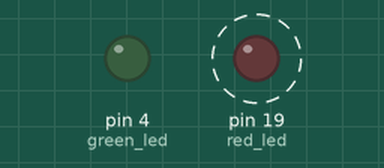
Bench run of a sketch on a simulated Arduino Uno, built with avr-gcc and run on an emulated ATmega328P. On the bench: output pins drawn as LEDs (lit = HIGH). Dashed ring = blinking.

Above: at 0.5 s.
At 3.5 s:
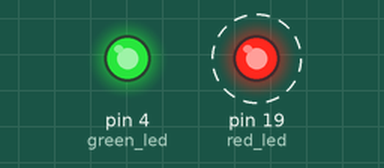
Timing chart, 0 to 5.2 s (numbered marks = the images above):
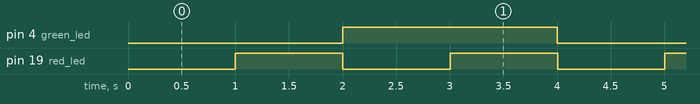

The sketch:

P2.ino
```cpp
#include <stdint.h>

//definer pines
uint8_t red_led = 19; //led rojo
uint8_t green_led = 4; //led verde

//variables temporizadores
uint64_t previous_millis_red = 0;
uint64_t previous_millis_green = 0;

//intervalos de tiempo
uint64_t red_interval = 1000; //1seg
uint64_t green_interval = 2000; //2seg

void setup() {
  // configurar pines
  Serial.begin(9600);
  pinMode(red_led, OUTPUT);
  pinMode(green_led, OUTPUT);

  //Inicializar leds apagados
  digitalWrite(red_led, LOW);
  digitalWrite(green_led, LOW);
}

void loop() {
  //
  uint64_t actual_millis = millis(); //tiempo en milisegundos
  if(actual_millis - previous_millis_red > red_interval){ //actualiza el previous
    previous_millis_red = millis();
    if( digitalRead(red_led)){
      digitalWrite(red_led, false);
    }else{
      digitalWrite(red_led, true); //encendido o apagado del led rojo
    }
  }

    if(actual_millis - previous_millis_green > green_interval){
      previous_millis_green = millis();
      if(digitalRead(green_led)){
        digitalWrite(green_led, false);
      }else {
        digitalWrite(green_led, true); //encendido o apagado del led verde
      }
    }
}
```

Measured:
- by itself, pin 4 (green_led): alternates HIGH for 2.0 s and LOW for 2.0 s
- by itself, pin 19 (red_led): alternates HIGH for 1.0 s and LOW for 1.0 s
- by itself, everything shown: repeats every 4.0 s, in 6 steps
